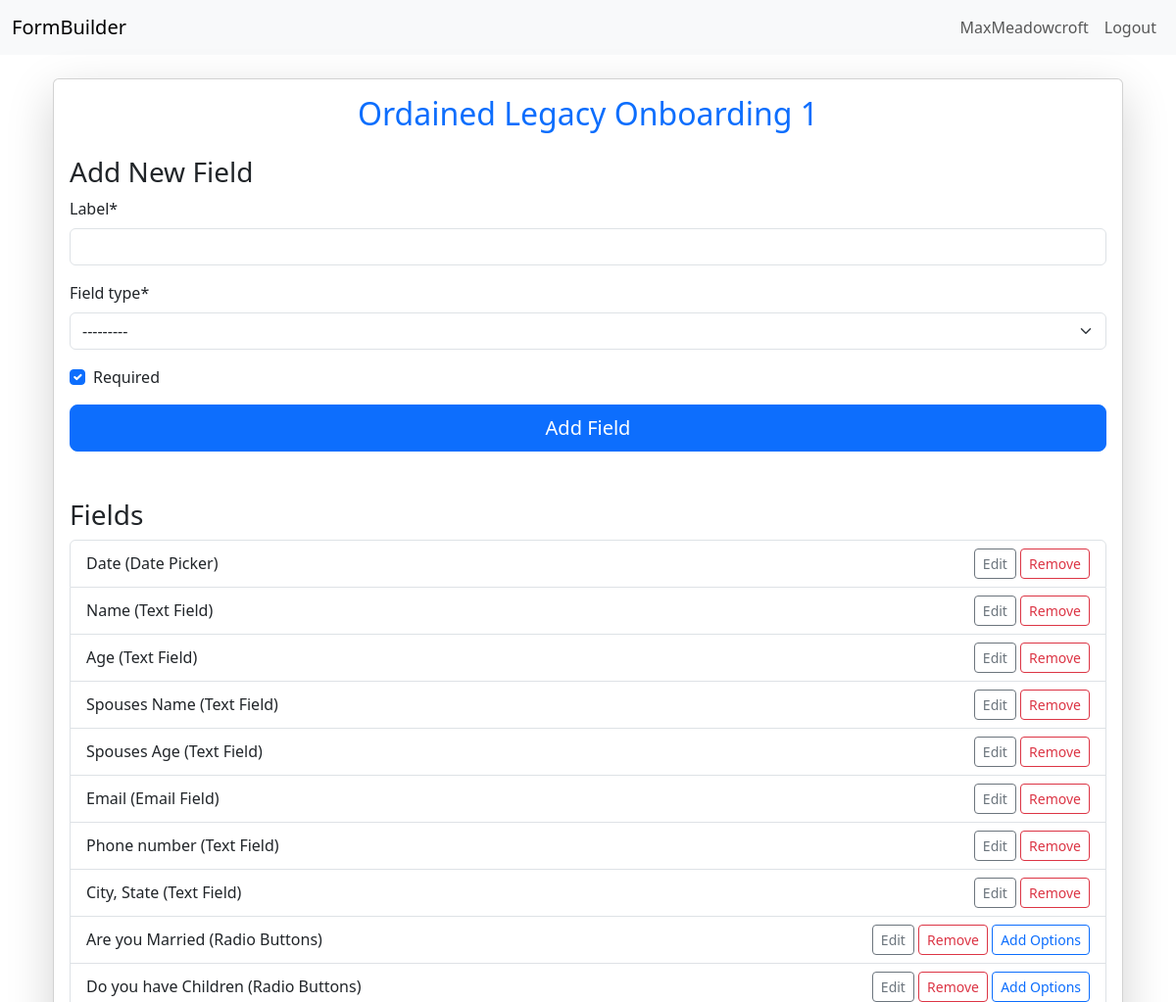
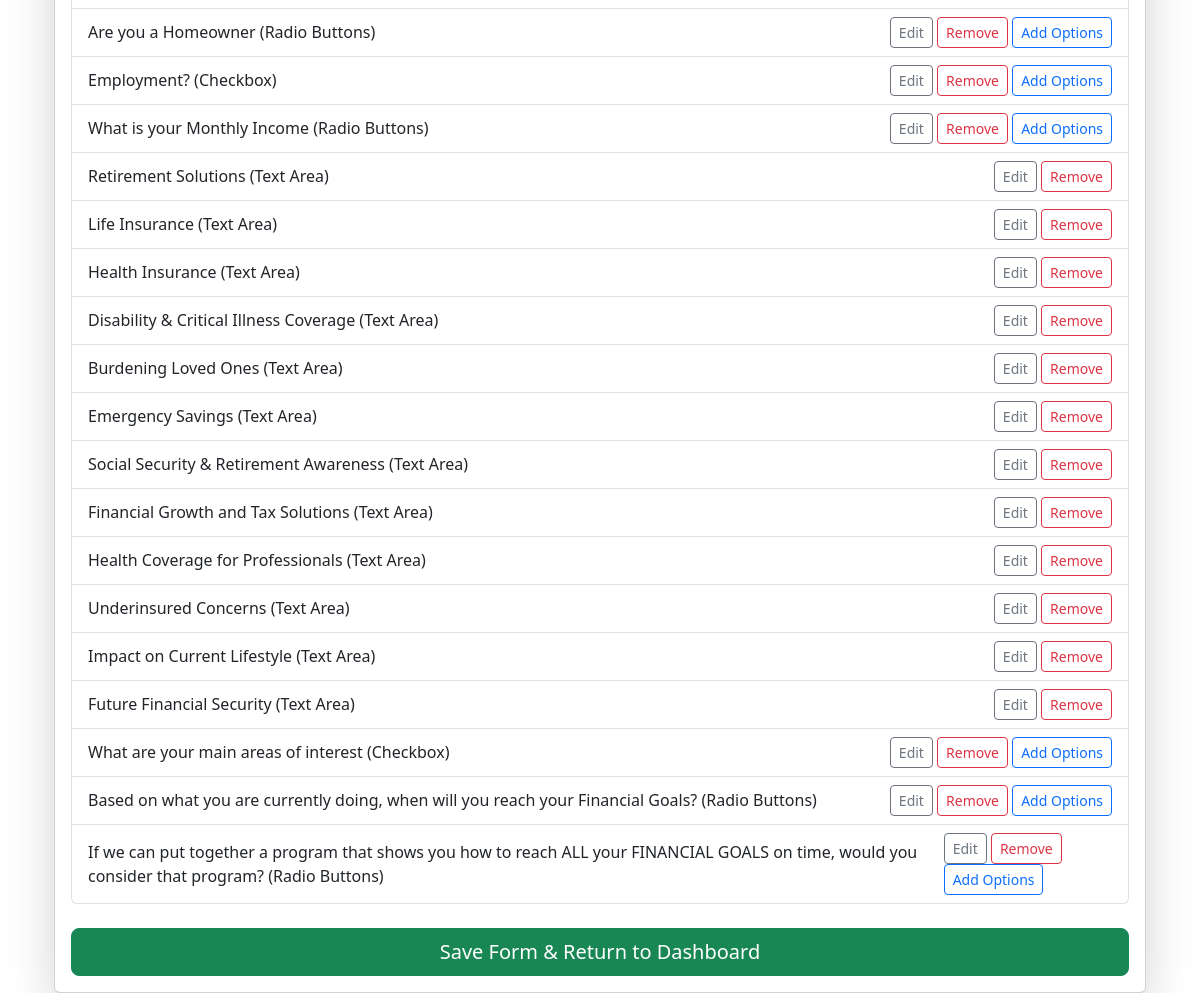
Screenshot of /app/form/2fff5f0cfed9f489/fields/ (signed in) with the database file from the repository (2 pictures, top to bottom).
### builder/models.py (models this page shows, shortened)
class Form(models.Model):
    title = models.CharField(max_length=255)
    description = models.TextField(blank=True, null=True)
    creator = models.ForeignKey(User, on_delete=models.CASCADE)
    created_at = models.DateTimeField(auto_now_add=True)
    form_hash = models.CharField(max_length=16, unique=True, blank=True, null=True)

class FormField(models.Model):
    form = models.ForeignKey(Form, on_delete=models.CASCADE, related_name="fields")
    label = models.CharField(max_length=255)
    description = models.TextField(blank=True, null=True)
    field_type = models.CharField(max_length=50, choices=FIELD_TYPES)
    required = models.BooleanField(default=True)
    def needs_options(self):
        return self.field_type in ['radio', 'select', 'checkbox']

### builder/views.py (the view)
# urls.py: path('form/<str:form_hash>/fields/', views.manage_fields_view, name='manage_fields'),
@login_required
def manage_fields_view(request, form_hash):
    form_instance = get_object_or_404(Form, form_hash=form_hash, creator=request.user)
    fields = form_instance.fields.all()
    if request.method == 'POST':
        if 'add_field' in request.POST:
            field_form = AddFieldForm(request.POST)
            if field_form.is_valid():
                new_field = field_form.save(commit=False)
                new_field.form = form_instance
                new_field.save()
        elif 'save_form' in request.POST:
            return redirect('dashboard')
    else:
        field_form = AddFieldForm()
    return render(request, 'builder/manage_fields.html', {
        'form': form_instance,
        'fields': fields,
        'field_form': field_form
    })

### builder/forms.py
class AddFieldForm(forms.ModelForm):
    class Meta:
        model = FormField
        fields = ['label', 'field_type', 'required']
        widgets = {
            'field_type': forms.Select(choices=[
                ('text', 'Text Field'),
                ('textarea', 'Text Area'),
                ('radio', 'Radio Buttons'),
                ('checkbox', 'Checkbox'),
                ('select', 'Dropdown'),
                ('date', 'Date Picker'),
                ('email', 'Email Field'),
            ]),
        }

### builder/templates/builder/manage_fields.html (shortened to what this page needs)
{% extends "base.html" %}
{% load crispy_forms_tags %}
{% block content %}
<div class="container mt-4">
    <div class="card shadow-lg">
        <div class="card-body">
            <h2 class="text-center text-primary mb-4">{{ form.title }}</h2>
            <h3>Add New Field</h3>
            <form method="POST">
                {{ field_form|crispy }}
                <button type="submit" name="add_field" class="btn btn-lg btn-primary w-100">Add Field</button>
            </form>
            <h3 class="mt-5">Fields</h3>
            <ul class="list-group">
                {% for field in fields %}
                <li class="list-group-item d-flex justify-content-between align-items-center">
                                    {{ field.label }} ({{ field.get_field_type_display }})
                    <div>
                        <a href="{% url 'edit_field' field.id %}" class="btn btn-sm btn-outline-secondary">Edit</a>
                        <a href="{% url 'delete_field' field.id %}" class="btn btn-sm btn-outline-danger">Remove</a>
                        {% if field.needs_options %}
                        <a href="{% url 'add_field_options' field.id %}" class="btn btn-sm btn-outline-primary">Add Options</a>
                        {% endif %}
                    </div>
                </li>
                {% empty %}
                <li class="list-group-item">No fields added yet.</li>
                {% endfor %}
            </ul>
            <form method="POST" class="mt-4">
                <button type="submit" name="save_form" class="btn btn-lg btn-success w-100">Save Form & Return to Dashboard</button>
            </form>
        </div>
    </div>
</div>
{% endblock %}

### authentication/templates/base.html (shortened to what this page needs)
<!DOCTYPE html>
<html lang="en">
<head>
    <link href="https://cdn.jsdelivr.net/npm/bootstrap@5.3.3/dist/css/bootstrap.min.css" rel="stylesheet">
    {% load crispy_forms_tags %}
</head>
<body>
    <nav class="navbar navbar-expand-lg navbar-light bg-light">
        <div class="container-fluid">
            <a class="navbar-brand" href="{% url 'home' %}">FormBuilder</a>
            <div class="collapse navbar-collapse" id="navbarNav">
                <ul class="navbar-nav ms-auto">
                    {% if user.is_authenticated %}
                        <li class="nav-item">
                            <a class="nav-link" href="#">{{ user.username }}</a>
                        </li>
                        <li class="nav-item">
                            <a class="nav-link" href="{% url 'logout' %}">Logout</a>
                        </li>
                    {% endif %}
                </ul>
            </div>
        </div>
    </nav>
    <div class="container mt-4">
        {% block content %}{% endblock %}
    </div>
</body>
</html>

### rows the page displays
Form: title "Ordained Legacy Onboarding 1"
FormField: label "Date", field_type "Date Picker"
FormField: label "Name", field_type "Text Field"
FormField: label "Age", field_type "Text Field"
FormField: label "Spouses Name", field_type "Text Field"
FormField: label "Spouses Age", field_type "Text Field"
FormField: label "Email", field_type "Email Field"
FormField: label "Phone number", field_type "Text Field"
FormField: label "City, State", field_type "Text Field"
FormField: label "Are you Married", field_type "Radio Buttons", shows "Add Options"
FormField: label "Do you have Children", field_type "Radio Buttons", shows "Add Options"
FormField: label "Are you a Homeowner", field_type "Radio Buttons", shows "Add Options"
FormField: label "Employment?", field_type "Checkbox", shows "Add Options"
FormField: label "What is your Monthly Income", field_type "Radio Buttons", shows "Add Options"
FormField: label "Retirement Solutions", field_type "Text Area"
FormField: label "Life Insurance", field_type "Text Area"
FormField: label "Health Insurance", field_type "Text Area"
FormField: label "Disability & Critical Illness Coverage", field_type "Text Area"
FormField: label "Burdening Loved Ones", field_type "Text Area"
FormField: label "Emergency Savings", field_type "Text Area"
FormField: label "Social Security & Retirement Awareness", field_type "Text Area"
FormField: label "Financial Growth and Tax Solutions", field_type "Text Area"
FormField: label "Health Coverage for Professionals", field_type "Text Area"
FormField: label "Underinsured Concerns", field_type "Text Area"
FormField: label "Impact on Current Lifestyle", field_type "Text Area"
FormField: label "Future Financial Security", field_type "Text Area"
FormField: label "What are your main areas of interest", field_type "Checkbox", shows "Add Options"
FormField: label "Based on what you are currently doing, when will you reach your Financial Goals?", field_type "Radio Buttons", shows "Add Options"
FormField: label "If we can put together a program that shows you how to reach ALL your FINANCIAL GOALS on time, would you consider that program?", field_type "Radio Buttons", shows "Add Options"

### other values shown
{{ user.username }} "MaxMeadowcroft"
